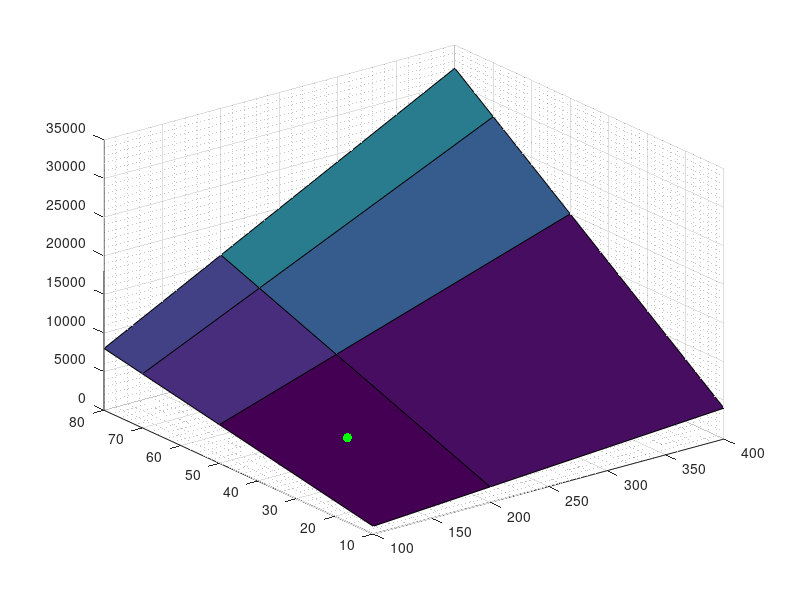

MATLAB code for this plot:
%% interplolate 3D data

voltage = [100 200 400];
current = [10 50 70 80];

% lets make z axis data... but! this can be replaced with real measurements
[V,I] = meshgrid(voltage,current);
P = V.*I;

%% Interpolate

% set up v and i under consideration
vq = 153.3;
iq = 32.9;

% use interp2 to get P(vq,iq)
interplated_P = interp2(V,I,P,vq,iq)
surf(V,I,P); hold on; grid on; grid minor;
plot3(vq,iq,interplated_P,'g.','markerSize',20);